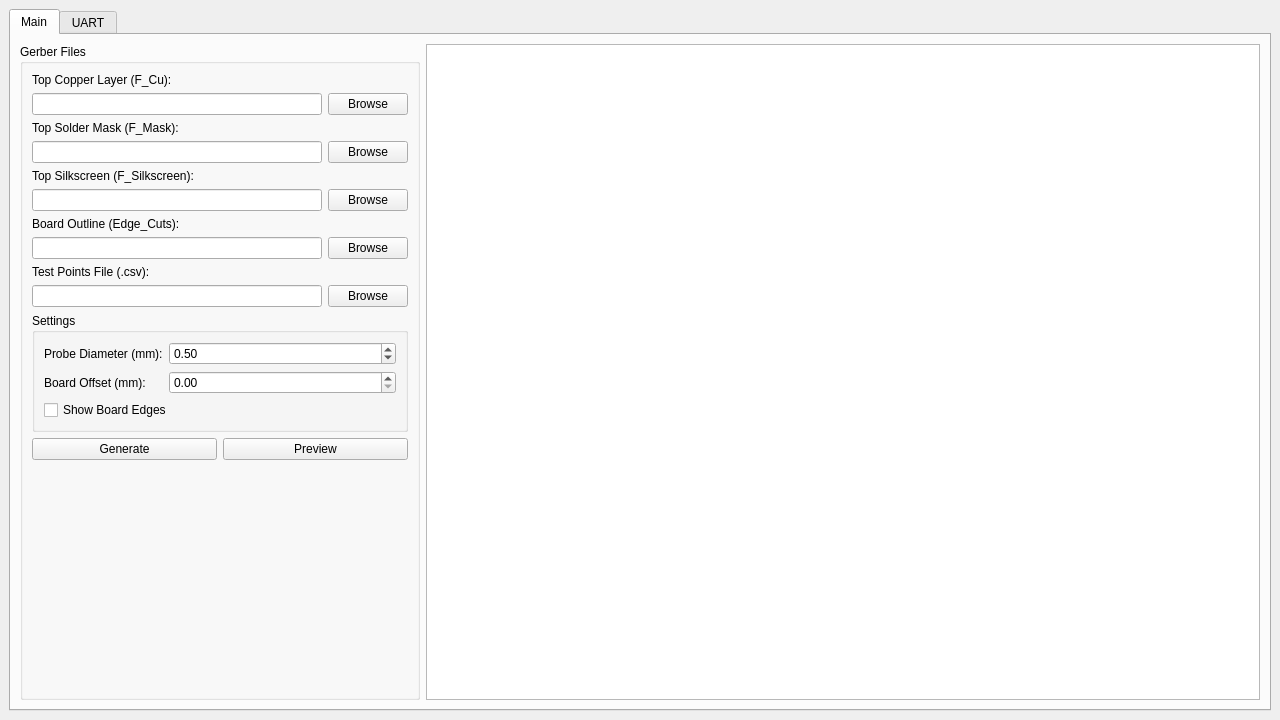
<?xml version="1.0" encoding="UTF-8"?>
<ui version="4.0">
 <class>PCB2Gcode</class>
 <widget class="QMainWindow" name="PCB2Gcode">
  <property name="geometry">
   <rect>
    <x>0</x>
    <y>0</y>
    <width>1280</width>
    <height>720</height>
   </rect>
  </property>
  <property name="minimumSize">
   <size>
    <width>1024</width>
    <height>600</height>
   </size>
  </property>
  <property name="windowTitle">
   <string>PCB GCode Converter - Flying Probe Tester</string>
  </property>
  <widget class="QWidget" name="centralwidget">
   <layout class="QVBoxLayout" name="verticalLayout_main">
    <item>
     <widget class="QTabWidget" name="tabWidget">
      <property name="currentIndex">
       <number>0</number>
      </property>
      <widget class="QWidget" name="mainTab">
       <attribute name="title">
        <string>Main</string>
       </attribute>
       <layout class="QHBoxLayout" name="horizontalLayout_main">
        <item>
         <widget class="QGroupBox" name="filesGroup">
          <property name="sizePolicy">
           <sizepolicy hsizetype="Preferred" vsizetype="Preferred">
            <horstretch>0</horstretch>
            <verstretch>0</verstretch>
           </sizepolicy>
          </property>
          <property name="minimumSize">
           <size>
            <width>400</width>
            <height>0</height>
           </size>
          </property>
          <property name="title">
           <string>Gerber Files</string>
          </property>
          <layout class="QVBoxLayout" name="verticalLayout">
           <item>
            <widget class="QLabel" name="copperLabel">
             <property name="text">
              <string>Top Copper Layer (F_Cu):</string>
             </property>
            </widget>
           </item>
           <item>
            <layout class="QHBoxLayout" name="copperLayout">
             <item>
              <widget class="QLineEdit" name="firstLayer"/>
             </item>
             <item>
              <widget class="QPushButton" name="browseButtonLayer">
               <property name="text">
                <string>Browse</string>
               </property>
              </widget>
             </item>
            </layout>
           </item>
           <item>
            <widget class="QLabel" name="maskLabel">
             <property name="text">
              <string>Top Solder Mask (F_Mask):</string>
             </property>
            </widget>
           </item>
           <item>
            <layout class="QHBoxLayout" name="maskLayout">
             <item>
              <widget class="QLineEdit" name="maskPath"/>
             </item>
             <item>
              <widget class="QPushButton" name="browseButtonMask">
               <property name="text">
                <string>Browse</string>
               </property>
              </widget>
             </item>
            </layout>
           </item>
           <item>
            <widget class="QLabel" name="silkLabel">
             <property name="text">
              <string>Top Silkscreen (F_Silkscreen):</string>
             </property>
            </widget>
           </item>
           <item>
            <layout class="QHBoxLayout" name="silkLayout">
             <item>
              <widget class="QLineEdit" name="silkPath"/>
             </item>
             <item>
              <widget class="QPushButton" name="browseButtonSilk">
               <property name="text">
                <string>Browse</string>
               </property>
              </widget>
             </item>
            </layout>
           </item>
           <item>
            <widget class="QLabel" name="outlineLabel">
             <property name="text">
              <string>Board Outline (Edge_Cuts):</string>
             </property>
            </widget>
           </item>
           <item>
            <layout class="QHBoxLayout" name="outlineLayout">
             <item>
              <widget class="QLineEdit" name="boardPath"/>
             </item>
             <item>
              <widget class="QPushButton" name="browseButtonBoard">
               <property name="text">
                <string>Browse</string>
               </property>
              </widget>
             </item>
            </layout>
           </item>
           <item>
            <widget class="QLabel" name="testPointsLabel">
             <property name="text">
              <string>Test Points File (.csv):</string>
             </property>
            </widget>
           </item>
           <item>
            <layout class="QHBoxLayout" name="testPointsLayout">
             <item>
              <widget class="QLineEdit" name="testPointsPath"/>
             </item>
             <item>
              <widget class="QPushButton" name="testPointsButton">
               <property name="text">
                <string>Browse</string>
               </property>
              </widget>
             </item>
            </layout>
           </item>
           <item>
            <widget class="QGroupBox" name="settingsGroup">
             <property name="title">
              <string>Settings</string>
             </property>
             <layout class="QFormLayout" name="formLayout">
              <item row="0" column="0">
               <widget class="QLabel" name="probeLabel">
                <property name="text">
                 <string>Probe Diameter (mm):</string>
                </property>
               </widget>
              </item>
              <item row="0" column="1">
               <widget class="QDoubleSpinBox" name="probeDiameter">
                <property name="value">
                 <double>0.500000000000000</double>
                </property>
               </widget>
              </item>
              <item row="1" column="0">
               <widget class="QLabel" name="offsetLabel">
                <property name="text">
                 <string>Board Offset (mm):</string>
                </property>
               </widget>
              </item>
              <item row="1" column="1">
               <widget class="QDoubleSpinBox" name="boardOffset"/>
              </item>
              <item row="2" column="0" colspan="2">
               <widget class="QCheckBox" name="showEdgesCheck">
                <property name="text">
                 <string>Show Board Edges</string>
                </property>
               </widget>
              </item>
             </layout>
            </widget>
           </item>
           <item>
            <layout class="QHBoxLayout" name="actionButtonsLayout">
             <item>
              <widget class="QPushButton" name="generateButton">
               <property name="text">
                <string>Generate</string>
               </property>
              </widget>
             </item>
             <item>
              <widget class="QPushButton" name="previewButton">
               <property name="text">
                <string>Preview</string>
               </property>
              </widget>
             </item>
            </layout>
           </item>
           <item>
            <spacer name="verticalSpacer">
             <property name="orientation">
              <enum>Qt::Orientation::Vertical</enum>
             </property>
             <property name="sizeHint" stdset="0">
              <size>
               <width>20</width>
               <height>40</height>
              </size>
             </property>
            </spacer>
           </item>
          </layout>
         </widget>
        </item>
        <item>
         <widget class="QGraphicsView" name="graphicsViewPreview">
          <property name="sizePolicy">
           <sizepolicy hsizetype="Expanding" vsizetype="Expanding">
            <horstretch>1</horstretch>
            <verstretch>0</verstretch>
           </sizepolicy>
          </property>
         </widget>
        </item>
       </layout>
      </widget>
      <widget class="QWidget" name="uartTab">
       <attribute name="title">
        <string>UART</string>
       </attribute>
       <layout class="QVBoxLayout" name="verticalLayout_uart">
        <item>
         <widget class="QGroupBox" name="uartGroup">
          <property name="title">
           <string>Serial Connection</string>
          </property>
          <layout class="QHBoxLayout" name="horizontalLayout">
           <item>
            <widget class="QLabel" name="label">
             <property name="text">
              <string>Serial Port:</string>
             </property>
            </widget>
           </item>
           <item>
            <widget class="QComboBox" name="comPortcomboBox"/>
           </item>
           <item>
            <widget class="QPushButton" name="refreshButton">
             <property name="text">
              <string>Refresh</string>
             </property>
            </widget>
           </item>
           <item>
            <widget class="QPushButton" name="connectionButton">
             <property name="text">
              <string>Connect</string>
             </property>
            </widget>
           </item>
          </layout>
         </widget>
        </item>
        <item>
         <spacer name="verticalSpacer_2">
          <property name="orientation">
           <enum>Qt::Orientation::Vertical</enum>
          </property>
          <property name="sizeHint" stdset="0">
           <size>
            <width>20</width>
            <height>40</height>
           </size>
          </property>
         </spacer>
        </item>
       </layout>
      </widget>
     </widget>
    </item>
   </layout>
  </widget>
 </widget>
 <resources/>
 <connections/>
</ui>
